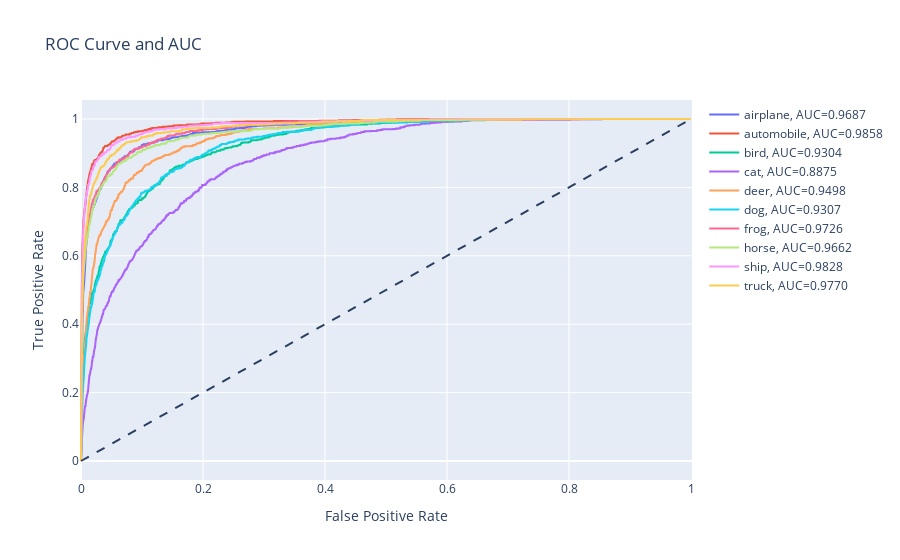

Here is the notebook cell this chart was saved with:
### Code cell
# PLOT ROC CURVE & AUC FOR 10 classes
hovertemplate = 'False Prositive Rate = %{x:.4f}<br>True Positive Rate=%{y:.4f}<br>Threshold=%{text:.4f}'

fig = go.Figure()
fig.add_shape(type='line', line=dict(dash='dash'),
             x0=0, x1=1, y0=0, y1=1)

for i in range(predicted_score.shape[1]):
    y_real = y_test[:, i]
    y_score = predicted_score[:, i]
    
    fpr, tpr, threshold = roc_curve(y_real, y_score)
    auc_score = auc(fpr, tpr)
    
    name = f"{labels[i]}, AUC={auc_score:.4f}"
    fig.add_trace(go.Scatter(x=fpr, y=tpr, name=name, mode='lines',
                            text=threshold, hovertemplate=hovertemplate))
    
fig.update_layout(title='ROC Curve and AUC',
                 xaxis_title='False Positive Rate',
                 yaxis_title='True Positive Rate')

fig.show()

### Figure 1 — Plotly figure (JSON) as saved in the notebook; plotly's stock layout.template omitted (floating-point values rounded to 4 significant figures; data arrays with more than 128 entries replaced by an {"elided": "..."} marker saying what was removed)
{"data": [{"hovertemplate": "False Prositive Rate = %{x:.4f}<br>True Positive Rate=%{y:.4f}<br>Threshold=%{text:.4f}", "mode": "lines", "name": "airplane, AUC=0.9687", "text": {"elided": "670 float values"}, "type": "scatter", "x": {"elided": "670 float values"}, "y": {"elided": "670 float values"}}, {"hovertemplate": "False Prositive Rate = %{x:.4f}<br>True Positive Rate=%{y:.4f}<br>Threshold=%{text:.4f}", "mode": "lines", "name": "automobile, AUC=0.9858", "text": {"elided": "489 float values"}, "type": "scatter", "x": {"elided": "489 float values"}, "y": {"elided": "489 float values"}}, {"hovertemplate": "False Prositive Rate = %{x:.4f}<br>True Positive Rate=%{y:.4f}<br>Threshold=%{text:.4f}", "mode": "lines", "name": "bird, AUC=0.9304", "text": {"elided": "1062 float values"}, "type": "scatter", "x": {"elided": "1062 float values"}, "y": {"elided": "1062 float values"}}, {"hovertemplate": "False Prositive Rate = %{x:.4f}<br>True Positive Rate=%{y:.4f}<br>Threshold=%{text:.4f}", "mode": "lines", "name": "cat, AUC=0.8875", "text": {"elided": "1305 float values"}, "type": "scatter", "x": {"elided": "1305 float values"}, "y": {"elided": "1305 float values"}}, {"hovertemplate": "False Prositive Rate = %{x:.4f}<br>True Positive Rate=%{y:.4f}<br>Threshold=%{text:.4f}", "mode": "lines", "name": "deer, AUC=0.9498", "text": {"elided": "916 float values"}, "type": "scatter", "x": {"elided": "916 float values"}, "y": {"elided": "916 float values"}}, {"hovertemplate": "False Prositive Rate = %{x:.4f}<br>True Positive Rate=%{y:.4f}<br>Threshold=%{text:.4f}", "mode": "lines", "name": "dog, AUC=0.9307", "text": {"elided": "1089 float values"}, "type": "scatter", "x": {"elided": "1089 float values"}, "y": {"elided": "1089 float values"}}, {"hovertemplate": "False Prositive Rate = %{x:.4f}<br>True Positive Rate=%{y:.4f}<br>Threshold=%{text:.4f}", "mode": "lines", "name": "frog, AUC=0.9726", "text": {"elided": "668 float values"}, "type": "scatter", "x": {"elided": "668 float values"}, "y": {"elided": "668 float values"}}, {"hovertemplate": "False Prositive Rate = %{x:.4f}<br>True Positive Rate=%{y:.4f}<br>Threshold=%{text:.4f}", "mode": "lines", "name": "horse, AUC=0.9662", "text": {"elided": "687 float values"}, "type": "scatter", "x": {"elided": "687 float values"}, "y": {"elided": "687 float values"}}, {"hovertemplate": "False Prositive Rate = %{x:.4f}<br>True Positive Rate=%{y:.4f}<br>Threshold=%{text:.4f}", "mode": "lines", "name": "ship, AUC=0.9828", "text": {"elided": "522 float values"}, "type": "scatter", "x": {"elided": "522 float values"}, "y": {"elided": "522 float values"}}, {"hovertemplate": "False Prositive Rate = %{x:.4f}<br>True Positive Rate=%{y:.4f}<br>Threshold=%{text:.4f}", "mode": "lines", "name": "truck, AUC=0.9770", "text": {"elided": "607 float values"}, "type": "scatter", "x": {"elided": "607 float values"}, "y": {"elided": "607 float values"}}], "layout": {"shapes": [{"line": {"dash": "dash"}, "type": "line", "x0": 0, "x1": 1, "y0": 0, "y1": 1}], "title": {"text": "ROC Curve and AUC"}, "xaxis": {"title": {"text": "False Positive Rate"}}, "yaxis": {"title": {"text": "True Positive Rate"}}}}
